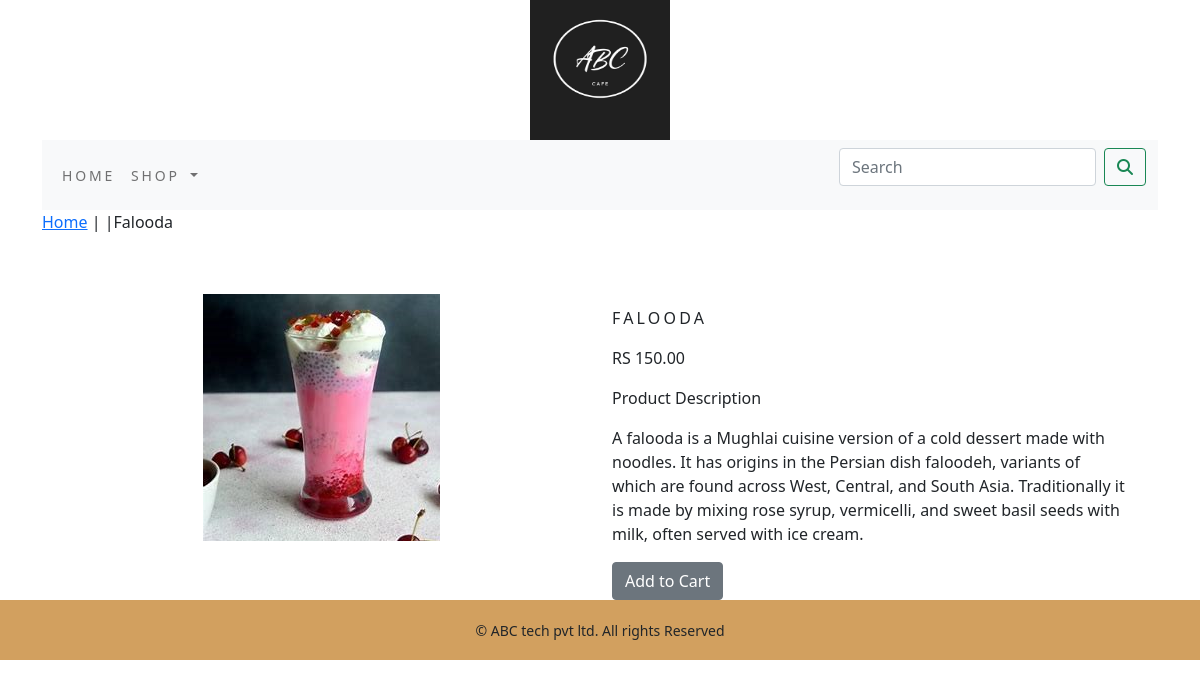
The app's page /shop/juices/falooda/ with its own data.
### shop/models.py (models this page shows, shortened)
class Product(models.Model):
    name=models.CharField(max_length=250,unique=True)
    slug=models.SlugField(max_length=250,unique=True)
    desc=models.TextField(blank=True)
    price=models.DecimalField(max_digits=10,decimal_places=2)
    Category=models.ForeignKey(Category,on_delete=models.CASCADE)
    image=models.ImageField(upload_to='product',blank=True)
    stock=models.IntegerField()
    available=models.BooleanField(default=True)
    created=models.DateTimeField(auto_now_add=True)
    updated=models.DateTimeField(auto_now=True)
    class Meta:
        ordering=('name',)
        verbose_name='product'
        verbose_name_plural='products'

### shop/views.py (the view)
# urls.py: path('<slug:c_slug>/<slug:product_slug>/',views.prod,name='prod'),
def prod(request,c_slug,product_slug):
    try:
        product=Product.objects.get(Category__slug=c_slug,slug=product_slug)
    except Exception as e:
        raise e
    return render(request,"product.html",{"product":product})

### cart/context_processors.py (called while the page is built)
def counter(request):
    item_count=0
    if 'admin' in request.path:
        return {}
    else:
        try:
            cart=Cart.objects.filter(cart_id=_cart_id(request))
            cart_items=Cartitem.objects.all().filter(cart=cart[:1])
            for cart_item in cart_items:
                item_count += cart_item.quantity
        except Cart.DoesNotExist:
            item_count =0
    return dict(item_count=item_count)

### cart/views.py (called while the page is built)
def _cart_id(request):
    cart=request.session.session_key
    if not cart:
        cart=request.session.create()
    return cart

### shop/context_processors.py (called while the page is built)
def menu_links(request):
    links=Category.objects.all()
    return dict(links=links)

### shop/models.py (called while the page is built)
    def get_url(self):
        return reverse('shop:pro_category',args=[self.slug])

### template/product.html (shortened to what this page needs)
{% extends 'base.html' %}
{%  load static %}
{% block content %}
<div class="my_pro_row_class">
    <div class="mx_auto">
        <p><a href="{%url  'shop:allpro'    %}">Home</a> | <a href="{{product.category.get_url}}">{{product.category}}</a>|{{product.name}}  </p>
    </div>
</div><br>
<div class="container">
    <div class="row">
        <div class="col-12 col-sm-12 col-md-12 col-lg-6 text-center">
            <div style="min-width:18rem">
            <img src="{{product.image.url}}" alt="{{product.name}}">
        </div>
</div>
<div class="col-12 col-sm-12 col-md-12 col-lg-6">
    <div>
        <h1 class="my_prod_title">{{product.name}}</h1>
        <p>RS {{product.price}}</p>
        <p>Product Description</p>
        <p class="text-justify my_pro_details">{{product.desc}}</p>
{% if product.stock <= 0 %}
          <p class="text-justify my_pro_details" ><b> Out of stock</b></p>
    {% else %}
          <a class="btn btn-secondary" href="{% url 'cart:add_cart' product.id %}">Add to Cart</a>
    {% endif %}
</div>
    </div></div>
</div>
{% endblock %}<br>

### static/css/custom.css (style rules this page uses)
.my_pro_row_class { padding: top 15px;; padding-bottom: 20px; }
.my_prod_title { font-size: 16px; text-transform: uppercase; letter-spacing: .2em; padding-top: 15px; padding-bottom: 10px; }
.my_pro_details { padding-right: 20px; }

### records on screen
Product: name "Falooda", image (picture), name "FALOODA", price "150.00", desc "A falooda is a Mughlai cuisine version of a cold dessert made with noodles. It has origins in the Persian dish faloodeh, variants of which are found across West, Central, and South Asia. Traditionally it is made by mixing rose syrup, vermicelli, and sweet basil seeds with milk, often served with ice cream."
